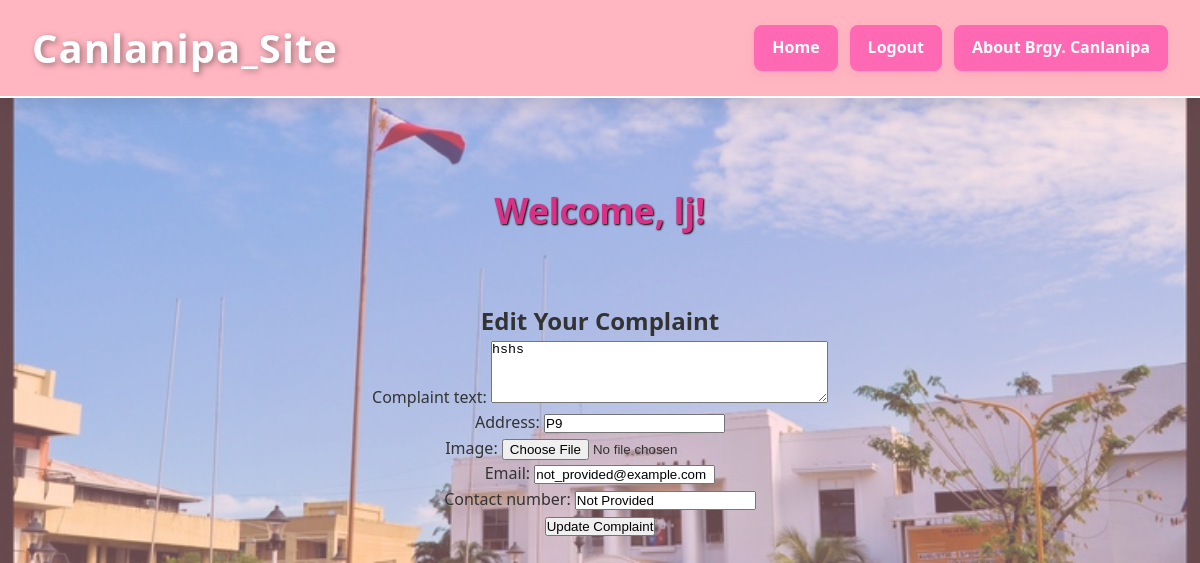
The app's page /complaint/edit/42/ (signed in) with its own data.
### barangay/models.py (models this page shows, shortened)
class Complaint(models.Model):
    STATUS_CHOICES = [
        ('PENDING', 'Pending'),
        ('IN_ACTION', 'In Action'),
        ('RESOLVED', 'Resolved'),
    ]
    complaint_text = models.TextField()
    address = models.CharField(max_length=255, default="Not Provided")  # add default here
    email = models.EmailField(default="not_provided@example.com")       # add default here
    contact_number = models.CharField(max_length=20, default="Not Provided")  # add default here
    image = models.ImageField(upload_to='complaint_images/', blank=True, null=True)
    date_filed = models.DateTimeField(auto_now_add=True)
    status = models.CharField(max_length=10, choices=STATUS_CHOICES, default='PENDING')
    resident = models.ForeignKey(User, on_delete=models.CASCADE, null=True, blank=True)

### barangay/views.py (the view)
# urls.py: path('complaint/edit/<int:complaint_id>/', views.edit_complaint, name='edit_complaint'),
def edit_complaint(request, complaint_id):
    complaint = Complaint.objects.get(id=complaint_id, resident=request.user)
    if request.method == 'POST':
        form = ComplaintForm(request.POST, request.FILES, instance=complaint)
        if form.is_valid():
            form.save()
            messages.success(request, 'Complaint updated successfully!')
            return redirect('complaint_review')
    else:
        form = ComplaintForm(instance=complaint)
    return render(request, 'barangay/edit_complaint.html', {'form': form})

### barangay/forms.py
class ComplaintForm(forms.ModelForm):
    class Meta:
        model = Complaint
        fields = ['complaint_text', 'address', 'image', 'email', 'contact_number']
        widgets = {
            'complaint_text': forms.Textarea(attrs={
                'class': 'form-control',
                'rows': 4,
                'placeholder': 'Describe your complaint clearly...'
            }),
            'address': forms.TextInput(attrs={
                'class': 'form-control',
                'placeholder': 'Enter the exact address or location...'
            }),
            'email': forms.EmailInput(attrs={
                'class': 'form-control',
                'placeholder': 'Enter your email…',
            }),
            'contact_number': forms.TextInput(attrs={
                'class': 'form-control',
                'placeholder': 'Enter your contact number…',
            }),
            'image': forms.ClearableFileInput(attrs={
                'class': 'form-control'
            }),
        }

### barangay/templates/barangay/edit_complaint.html (shortened to what this page needs)
{% extends 'barangay/base.html' %}
{% block content %}
    <h2>Edit Your Complaint</h2>
    <form method="post" enctype="multipart/form-data">
        {{ form.as_p }}
        <button type="submit">Update Complaint</button>
    </form>
{% endblock %}

### barangay/templates/barangay/base.html (shortened to what this page needs)
<!DOCTYPE html>
<html lang="en">
<head>
    {% load static %}
</head>
<body>
    <header>
        <div class="header-left">
            <h1>Canlanipa_Site</h1>
        </div>
        <div class="header-right">
            <nav>
                <a href="{% url 'home' %}">Home</a>
                {% if user.is_authenticated %}
                    <a href="{% url 'logout' %}">Logout</a>
                {% else %}
                    <a href="{% url 'signup' %}">Sign-Up</a>
                    <a href="{% url 'login' %}">Login</a>
                {% endif %}
                <a href="{% url 'about' %}">About Brgy. Canlanipa</a>
            </nav>
        </div>
    </header>
    <main>
        {% if user.is_authenticated %}
            <div class="welcome-message">
                <h2>Welcome, {{ user.username }}!</h2>
            </div>
        {% endif %}
        {% block content %}
        {% endblock %}
    </main>
</body>
</html>

### records on screen
Complaint: complaint_text "hshs", address "P9", email "not_provided@example.com", contact_number "Not Provided"

### other values on screen
{{ user.username }} "lj"
